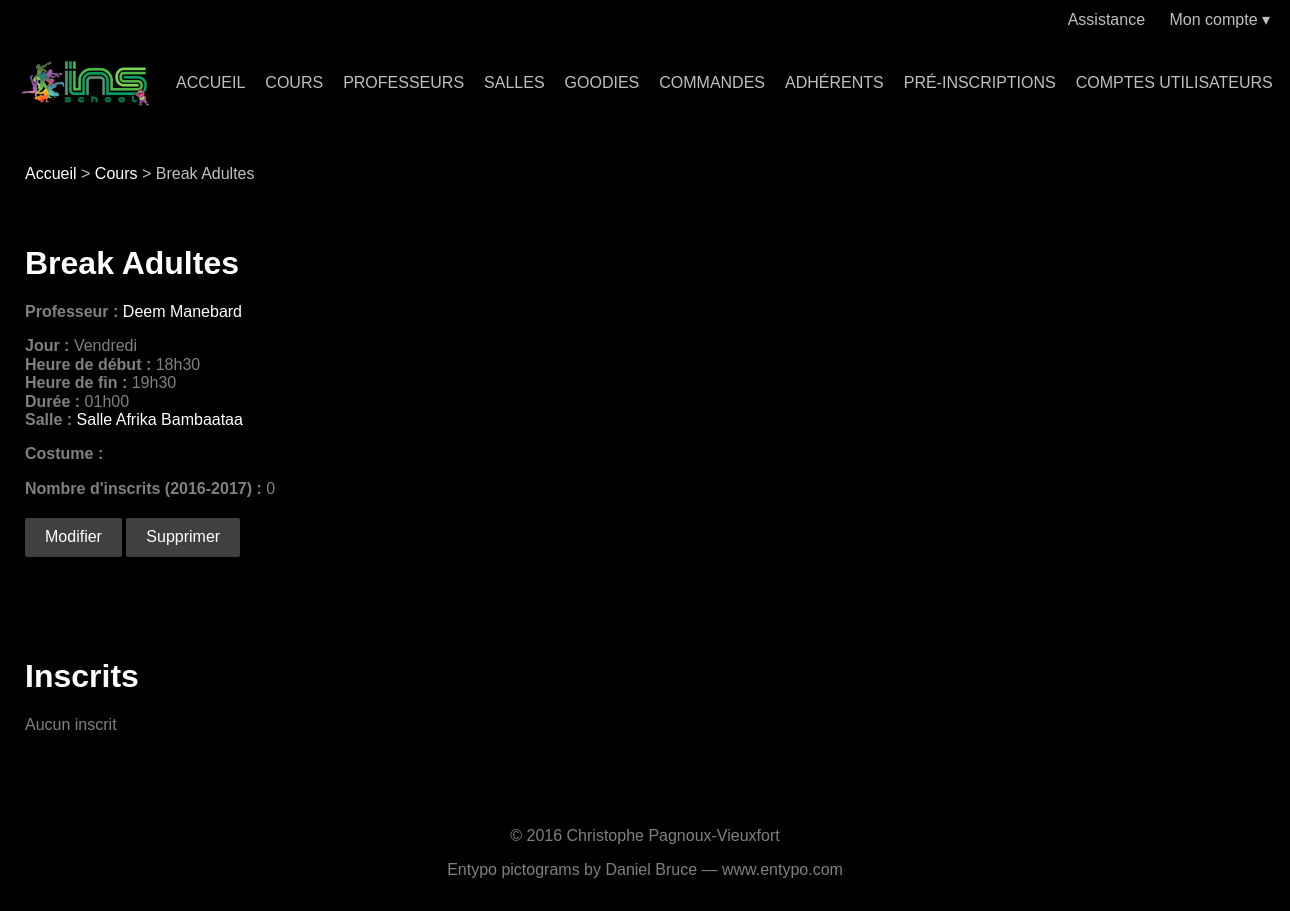
The page /entity.php?table=lesson&id=32 (signed in) on the database its author committed.
### tables this page shows
CREATE TABLE `lesson` (
  `lesson_id` tinyint(3) UNSIGNED NOT NULL,
  `title` varchar(50) NOT NULL,
  `teacher_id` tinyint(3) UNSIGNED DEFAULT NULL,
  `day` enum('MONDAY','TUESDAY','WEDNESDAY','THURSDAY','FRIDAY') DEFAULT NULL,
  `start_time` time DEFAULT NULL,
  `end_time` time DEFAULT NULL,
  `room_id` tinyint(3) UNSIGNED DEFAULT NULL,
  `costume` tinytext
);

CREATE TABLE `room` (
  `room_id` tinyint(3) UNSIGNED NOT NULL,
  `name` varchar(50) NOT NULL,
  `address` varchar(255) DEFAULT NULL,
  `postal_code` char(5) DEFAULT NULL,
  `city` varchar(50) DEFAULT NULL
);

### views/lesson.html.php (the view, shortened to what this page needs)
<ol class="breadcrumb">
  <li><?php link_home() ?></li>
  <li><?php link_table('lesson') ?></li>
  <li><?php echo $row['title'] ?></li>
</ol>
<div class="container">
  <h1><?php echo $row['title'] ?></h1>
  <p>
    <span class="attribute-name">Professeur :</span>
    <?php if ($row['teacher_id'] != NULL): ?>
      <?php echo link_entity('teacher', $row['teacher_id'], get_name('teacher', $row['teacher_id'])) ?>
    <?php endif ?>
  </p>
  <p>
    <span class="attribute-name">Jour :</span>
    <?php echo eval_enum($row['day']) ?><br>
    <span class="attribute-name">Heure de début :</span>
    <?php echo format_time($row['start_time']) ?><br>
    <span class="attribute-name">Heure de fin :</span>
    <?php echo format_time($row['end_time']) ?><br>
    <span class="attribute-name">Durée :</span>
    <?php echo duration($row['start_time'], $row['end_time']) ?><br>
    <span class="attribute-name">Salle :</span>
    <?php if ($row['room_id'] != NULL): ?>
      <?php echo link_entity('room', $row['room_id'], get_entity_name('room', $row['room_id'])) ?>
    <?php endif ?>
  </p>
  <p>
    <span class="attribute-name">Costume :</span><br>
  </p>
  <p>
    <span class="attribute-name">Nombre d'inscrits (<?php echo current_season() ?>) :</span>
    <?php echo lesson_registrant_count($row['lesson_id'], current_season()) ?>
  </p>
  <ul class="action-links">
    <li><?php link_modify_entity('lesson', $row['lesson_id']) ?></li>
    <li><?php link_delete_entity('lesson', $row['lesson_id']) ?></li>
  </ul>
</div>

### src/util.php (shortened to what this page needs)
<?php
function link_home()
{
	echo '<a href="index.php">Accueil</a>';
}
function link_table($table)
{
	$label = '';
	switch ($table) {
	case 'goody':
		$label = 'Goodies';
		break;
	case 'lesson':
		$label = 'Cours';
		break;
	case 'member':
		$label = 'Adhérents';
		break;
	case 'order':
		$label = 'Commandes';
		break;
	case 'pre_registration':
		$label = 'Pré-inscriptions';
		break;
	case 'room':
		$label = 'Salles';
		break;
	case 'teacher':
		$label = 'Professeurs';
		break;
	case 'user':
		$label = 'Comptes utilisateurs';
		break;
	}
	echo '<a href="overview.php?table=' . $table . '">' . $label . '</a>';
}
function link_entity($table, $id, $label = null)
{
	if (isset($label))
		echo '<a href="entity.php?table=' . $table . '&amp;id=' . $id .
		     '">' . $label . '</a>';
	else
		echo '<a class="button" href="entity.php?table=' . $table .
		     '&amp;id=' . $id . '">+ d\'infos</a>';
}
function link_modify_entity($table, $id)
{
	echo '<a class="button" href="entity.php?action=modify&amp;table=' .
	     $table . '&amp;id=' . $id . '">Modifier</a>';
}
function link_delete_entity($table, $id)
{
	echo '<a class="button" href="entity.php?action=delete&amp;table=' .
	     $table . '&amp;id=' . $id .
	     '" onclick="return confirm(\'Êtes-vous sûr(e) ?\')">Supprimer</a>';
}
function link_send_ticket()
{
	echo '<a href="send_ticket.php">Assistance</a>';
}
function html_encode_strings($array)
{
	return $array;
}
function current_season()
{
	return (date('Y') - 1) . '-' . date('Y');
}
function duration($start_time, $end_time)
{
	list($start_hour, $start_minute) = sscanf($start_time, '%d:%d');
	list($end_hour, $end_minute) = sscanf($end_time, '%d:%d');
	$hour_restraint = 0;
	$minute = $end_minute - $start_minute;
	$hour = $end_hour - $start_hour - $hour_restraint;
	return sprintf('%02d', $hour) . 'h' . sprintf('%02d', $minute);
}
function eval_enum($value)
{
	$result = '';
	switch ($value) {
	case 'FRIDAY':
		$result = 'Vendredi';
		break;
	}
	return $result;
}
function format_time($time)
{
	list($hour, $minute) = sscanf($time, '%d:%d');
	return sprintf('%02d', $hour) . 'h' . sprintf('%02d', $minute);
}
function get_entity_name($table, $id)
{
	$link = connect_database();
	$query = 'SELECT name FROM `' . $table . '` WHERE ' . $table .
		 '_id = ' . $id;
	if (!$result = mysqli_query($link, $query)) {
		sql_error($link, $query);
		exit;
	}
	$row = mysqli_fetch_assoc($result);
	$row = html_encode_strings($row);
	return $row['name'];
}
function get_name($table, $id)
{
	$link = connect_database();
	$query = 'SELECT first_name, last_name FROM `' . $table . '` WHERE ' .
		 $table . '_id = ' . $id;
	if (!$result = mysqli_query($link, $query)) {
		sql_error($link, $query);
		exit;
	}
	$row = mysqli_fetch_assoc($result);
	$row = html_encode_strings($row);
	return $row['first_name'] . ' ' . $row['last_name'];
}
function lesson_registrant_count($lesson_id, $season)
{
	$link = connect_database();
	$query = 'SELECT COUNT(*) FROM registration_detail ' .
		 'INNER JOIN registration ' .
		 'ON registration.registration_id = ' .
		 'registration_detail.registration_id ' .
		 'WHERE registration_detail.lesson_id = ' . $lesson_id .
		 ' AND registration.season = "' . $season . '"';
	if (!$result = mysqli_query($link, $query)) {
		sql_error($link, $query);
		exit;
	}
	$row = mysqli_fetch_row($result);
	return $row[0];
}

### public/css/main.css (style rules this page uses)
body { background-attachment: fixed; background-color: #000000; background-image: url('../img/background.jpg'); background-position: center top; color: #808080; }
a { color: #ffffff; text-decoration: none; }
h1, h2 { color: #ffffff; }
input[type=submit], .button { background-color: #404040; border: none; border-radius: 2px; color: #ffffff; display: inline-block; }
input[type=submit], .button { padding: 10px 20px; }
.attribute-name { font-weight: bold; }
.dropdown-menu, .navbar ul, .breadcrumb, .pagination ul, .action-links { margin: 0; padding: 0; }
.navbar, .breadcrumb, .container, .super-container, .footer-container { box-sizing: border-box; margin: auto; width: 1280px; }
.navbar li a { display: inline-block; float: left; padding: 0 10px; }
.utility-bar a, .dropdown-toggle, .navbar li a { color: #c0c0c0; }
.breadcrumb { color: #c0c0c0; margin-bottom: 20px; padding: 0 20px; }
.breadcrumb li { display: inline; }
.breadcrumb li::before { content: '> '; }
.breadcrumb li:first-child::before { content: none; }
.container { background-color: #000000; margin-bottom: 20px; padding: 20px; }
.action-links { margin-bottom: 20px; margin-top: 20px; }
.action-links li { display: inline; }

### public/css/footer.css (style rules this page uses)
html { min-height: 100%; position: relative; }
body { margin-bottom: 140px; }

### rows shown on the page
lesson: title "Break Adultes", day "Vendredi", start_time "18h30", end_time "19h30", duration($row['start_time'], $row['end_time']) "01h00"
room: name "Salle Afrika Bambaataa"

### other values the page prints
$label "COURS PROFESSEURS SALLES GOODIES COMMANDES ADHÉRENTS PRÉ-INSCRIPTIONS COMPTES UTILISATEURS Cours"
$label "Deem Manebard"
current_season() "2016-2017"
lesson_registrant_count($row['lesson_id'], current_season()) "0"
